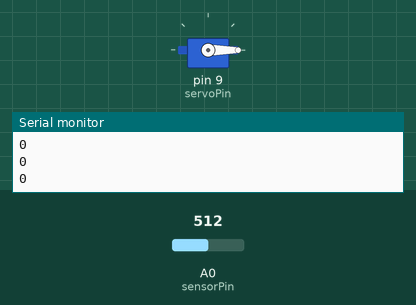
Simulated run of this sketch. Board: Arduino Uno, built with avr-gcc and run on an emulated ATmega328P. Parts: servo, the last lines printed to the serial monitor. The test bench sets the inputs (shaded band); at power-on: A0 (sensorPin) = 512.

Above: at 11.2 s.
11.3 s: A0 (sensorPin) set to 306
At 12.6 s:
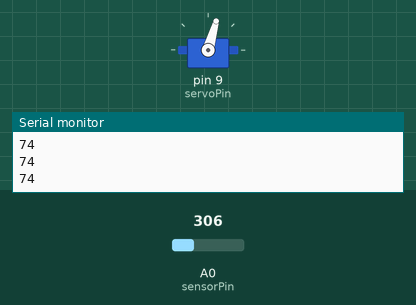
12.9 s: A0 (sensorPin) set to 122
At 14.2 s:
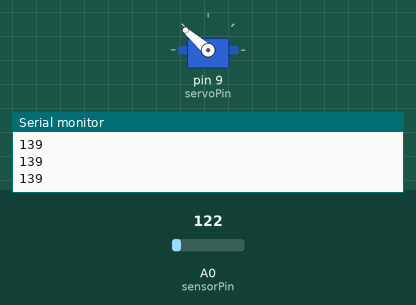
14.5 s: A0 (sensorPin) set to 0
At 15.6 s:
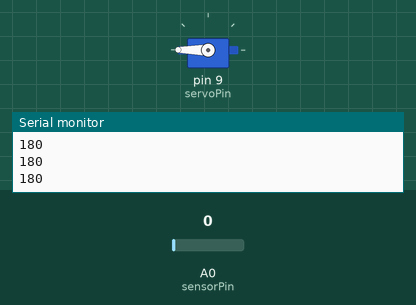
16.1 s: A0 (sensorPin) set to 16
At 17.1 s:
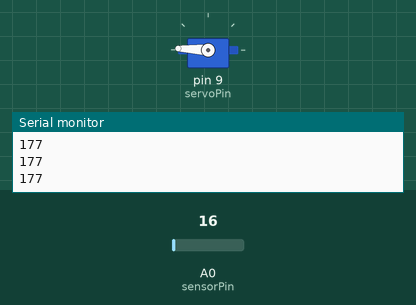
17.7 s: A0 (sensorPin) set to 516
At 18.5 s:
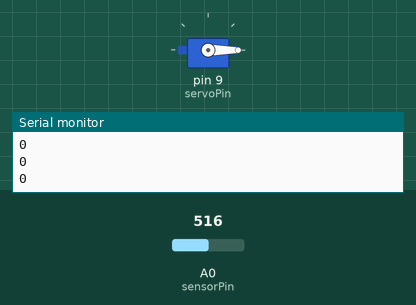
Timing chart, 0 to 20.3 s (numbered marks = the images above; inputs shaded):
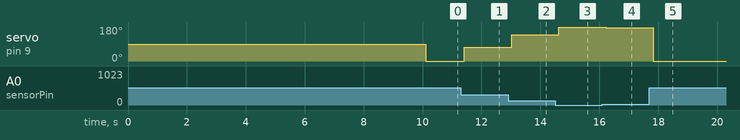

The sketch:

Jeremy_Blum_Tutorials_8.3.2.2_ServoIR_conditional.ino
```cpp
//Servo + IR

#include <Servo.h>
Servo francisServo;

//Define the Pins
int servoPin = 9;
int sensorPin = 0;
int sensorValue = 0;
int sensorMin = 6;
int sensorMax = 506;

void setup() {
  Serial.begin(9600);
  while (millis() < 10000){
    sensorValue = analogRead(sensorPin);
    if(sensorValue > sensorMax){
      sensorMax = sensorValue;
    }
    if(sensorValue < sensorMin){
      sensorMin = sensorValue;
    }
    Serial.println(sensorMin);
    Serial.println(sensorMax);
    delay(10);
    francisServo.attach(servoPin);
  }
}
void loop(){
  sensorValue = analogRead(sensorPin);
  sensorValue = map(sensorValue, sensorMin, sensorMax, 180, 0);
  sensorValue = constrain(sensorValue, 0, 180);
  Serial.println(sensorValue);
  delay(100);
  francisServo.write(sensorValue);
}
```

Measured:
- after the input at 11.3 s, servo on pin 9 (servoPin): 0° → 74° after 0.11 s
- after the input at 12.9 s, servo on pin 9 (servoPin): 74° → 139° after 0.12 s
- after the input at 14.5 s, servo on pin 9 (servoPin): 139° → 180° after 0.12 s
- after the input at 16.1 s, servo on pin 9 (servoPin): 180° → 177° after 0.13 s
- after the input at 17.7 s, servo on pin 9 (servoPin): 177° → 0° after 0.14 s
